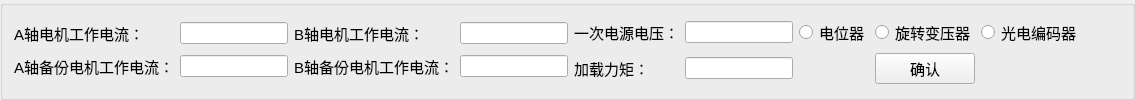
     <widget class="QGroupBox" name="groupBox_8">
      <property name="title">
       <string/>
      </property>
      <layout class="QGridLayout" name="gridLayout_14">
       <item row="0" column="0">
        <layout class="QHBoxLayout" name="horizontalLayout_6">
         <item>
          <layout class="QGridLayout" name="gridLayout_2">
           <item row="0" column="0">
            <widget class="QLabel" name="label">
             <property name="sizePolicy">
              <sizepolicy hsizetype="Fixed" vsizetype="Preferred">
               <horstretch>0</horstretch>
               <verstretch>0</verstretch>
              </sizepolicy>
             </property>
             <property name="font">
              <font>
               <pointsize>11</pointsize>
              </font>
             </property>
             <property name="text">
              <string>A轴电机工作电流：</string>
             </property>
            </widget>
           </item>
           <item row="0" column="1">
            <widget class="QLineEdit" name="lineEdit">
             <property name="sizePolicy">
              <sizepolicy hsizetype="Fixed" vsizetype="Fixed">
               <horstretch>0</horstretch>
               <verstretch>0</verstretch>
              </sizepolicy>
             </property>
             <property name="text">
              <string/>
             </property>
            </widget>
           </item>
           <item row="1" column="0">
            <widget class="QLabel" name="label_2">
             <property name="sizePolicy">
              <sizepolicy hsizetype="Fixed" vsizetype="Preferred">
               <horstretch>0</horstretch>
               <verstretch>0</verstretch>
              </sizepolicy>
             </property>
             <property name="font">
              <font>
               <pointsize>11</pointsize>
              </font>
             </property>
             <property name="text">
              <string>A轴备份电机工作电流：</string>
             </property>
            </widget>
           </item>
           <item row="1" column="1">
            <widget class="QLineEdit" name="lineEdit_2">
             <property name="sizePolicy">
              <sizepolicy hsizetype="Fixed" vsizetype="Fixed">
               <horstretch>0</horstretch>
               <verstretch>0</verstretch>
              </sizepolicy>
             </property>
            </widget>
           </item>
          </layout>
         </item>
         <item>
          <layout class="QGridLayout" name="gridLayout_7">
           <item row="0" column="0">
            <widget class="QLabel" name="label_3">
             <property name="sizePolicy">
              <sizepolicy hsizetype="Fixed" vsizetype="Preferred">
               <horstretch>0</horstretch>
               <verstretch>0</verstretch>
              </sizepolicy>
             </property>
             <property name="font">
              <font>
               <pointsize>11</pointsize>
              </font>
             </property>
             <property name="text">
              <string>B轴电机工作电流：</string>
             </property>
            </widget>
           </item>
           <item row="0" column="1">
            <widget class="QLineEdit" name="lineEdit_3">
             <property name="sizePolicy">
              <sizepolicy hsizetype="Fixed" vsizetype="Fixed">
               <horstretch>0</horstretch>
               <verstretch>0</verstretch>
              </sizepolicy>
             </property>
            </widget>
           </item>
           <item row="1" column="0">
            <widget class="QLabel" name="label_4">
             <property name="sizePolicy">
              <sizepolicy hsizetype="Fixed" vsizetype="Preferred">
               <horstretch>0</horstretch>
               <verstretch>0</verstretch>
              </sizepolicy>
             </property>
             <property name="font">
              <font>
               <pointsize>11</pointsize>
              </font>
             </property>
             <property name="text">
              <string>B轴备份电机工作电流：</string>
             </property>
            </widget>
           </item>
           <item row="1" column="1">
            <widget class="QLineEdit" name="lineEdit_4">
             <property name="sizePolicy">
              <sizepolicy hsizetype="Fixed" vsizetype="Fixed">
               <horstretch>0</horstretch>
               <verstretch>0</verstretch>
              </sizepolicy>
             </property>
            </widget>
           </item>
          </layout>
         </item>
         <item>
          <layout class="QGridLayout" name="gridLayout_9">
           <item row="0" column="0">
            <widget class="QLabel" name="label_6">
             <property name="sizePolicy">
              <sizepolicy hsizetype="Fixed" vsizetype="Preferred">
               <horstretch>0</horstretch>
               <verstretch>0</verstretch>
              </sizepolicy>
             </property>
             <property name="font">
              <font>
               <pointsize>11</pointsize>
              </font>
             </property>
             <property name="text">
              <string>一次电源电压：</string>
             </property>
            </widget>
           </item>
           <item row="0" column="1">
            <widget class="QLineEdit" name="lineEdit_6">
             <property name="sizePolicy">
              <sizepolicy hsizetype="Fixed" vsizetype="Fixed">
               <horstretch>0</horstretch>
               <verstretch>0</verstretch>
              </sizepolicy>
             </property>
            </widget>
           </item>
           <item row="1" column="0">
            <widget class="QLabel" name="label_5">
             <property name="sizePolicy">
              <sizepolicy hsizetype="Fixed" vsizetype="Preferred">
               <horstretch>0</horstretch>
               <verstretch>0</verstretch>
              </sizepolicy>
             </property>
             <property name="font">
              <font>
               <pointsize>11</pointsize>
              </font>
             </property>
             <property name="text">
              <string>加载力矩：</string>
             </property>
            </widget>
           </item>
           <item row="1" column="1">
            <widget class="QLineEdit" name="lineEdit_5">
             <property name="sizePolicy">
              <sizepolicy hsizetype="Fixed" vsizetype="Fixed">
               <horstretch>0</horstretch>
               <verstretch>0</verstretch>
              </sizepolicy>
             </property>
            </widget>
           </item>
           <item row="0" column="4">
            <widget class="QRadioButton" name="radioButton_3">
             <property name="font">
              <font>
               <pointsize>11</pointsize>
              </font>
             </property>
             <property name="text">
              <string>光电编码器</string>
             </property>
            </widget>
           </item>
           <item row="0" column="3">
            <widget class="QRadioButton" name="radioButton_2">
             <property name="font">
              <font>
               <pointsize>11</pointsize>
              </font>
             </property>
             <property name="text">
              <string>旋转变压器</string>
             </property>
            </widget>
           </item>
           <item row="0" column="2">
            <widget class="QRadioButton" name="radioButton">
             <property name="sizePolicy">
              <sizepolicy hsizetype="Fixed" vsizetype="Fixed">
               <horstretch>0</horstretch>
               <verstretch>0</verstretch>
              </sizepolicy>
             </property>
             <property name="font">
              <font>
               <pointsize>11</pointsize>
              </font>
             </property>
             <property name="text">
              <string>电位器</string>
             </property>
            </widget>
           </item>
           <item row="1" column="3">
            <widget class="QPushButton" name="pushButton_9">
             <property name="font">
              <font>
               <pointsize>11</pointsize>
              </font>
             </property>
             <property name="text">
              <string>确认</string>
             </property>
            </widget>
           </item>
          </layout>
         </item>
        </layout>
       </item>
       <item row="0" column="1">
        <spacer name="horizontalSpacer_10">
         <property name="orientation">
          <enum>Qt::Horizontal</enum>
         </property>
         <property name="sizeHint" stdset="0">
          <size>
           <width>40</width>
           <height>20</height>
          </size>
         </property>
        </spacer>
       </item>
      </layout>
     </widget>
